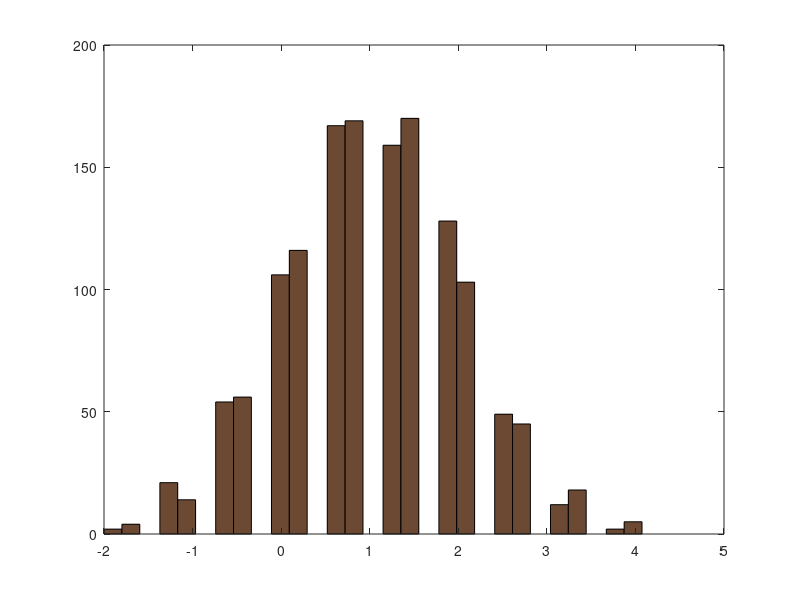

The MATLAB script that drew this image:
%% G�n�rer des r�alisations de loi normale + plot 
m=1;
map(1,:)=[rand rand rand];
colormap(map);
sigma_m=1;
nb=700;
R=normrnd(m,sqrt(sigma_m),nb,2);
hist(R)
[X,Y]=meshgrid(1:4,10:13)
% hold on
% x=m-4*sqrt(sigma_m):0.01:m+4*sqrt(sigma_m);
% p=nb*normpdf(x,m,sqrt(sigma_m));
% plot(x,p,'k');
% box off
% hold off
% %% Produit cart�sien 
% V=[2,4]
% V2=[1,2]
% [X,Y]=meshgrid(V,V2)
% res=[X(:), Y(:)]
% %% Conversion des coordonn�es pol->cart cart->pol
% [m(1),m(2)]=cart2pol(V(1),V(2))
% [P(1),P(2)]=pol2cart(m(1),m(2)) 
% %% Covariance : utiliser les codes pr�c�dents
% M=ones(4)
% U=triu(M,1)